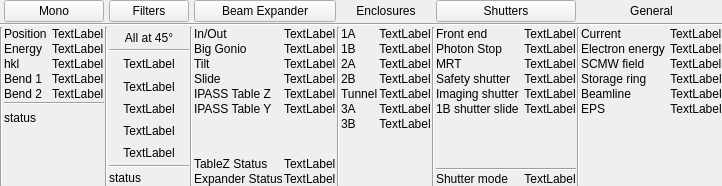
     <widget class="QWidget" name="overview" native="true">
      <property name="maximumSize">
       <size>
        <width>16777215</width>
        <height>204</height>
       </size>
      </property>
      <layout class="QGridLayout" name="_2">
       <property name="leftMargin">
        <number>0</number>
       </property>
       <property name="topMargin">
        <number>0</number>
       </property>
       <property name="rightMargin">
        <number>0</number>
       </property>
       <property name="bottomMargin">
        <number>0</number>
       </property>
       <property name="spacing">
        <number>1</number>
       </property>
       <item row="2" column="7">
        <layout class="QGridLayout" name="gridLayout_3">
         <property name="spacing">
          <number>1</number>
         </property>
         <item row="4" column="0">
          <widget class="QLabel" name="label_T">
           <property name="text">
            <string>Tunnel</string>
           </property>
          </widget>
         </item>
         <item row="3" column="0">
          <widget class="QLabel" name="label_2B">
           <property name="text">
            <string>2B</string>
           </property>
          </widget>
         </item>
         <item row="7" column="0">
          <spacer name="verticalSpacer_3">
           <property name="orientation">
            <enum>Qt::Vertical</enum>
           </property>
           <property name="sizeHint" stdset="0">
            <size>
             <width>20</width>
             <height>0</height>
            </size>
           </property>
          </spacer>
         </item>
         <item row="5" column="1">
          <widget class="QLabel" name="st3A">
           <property name="text">
            <string>TextLabel</string>
           </property>
           <property name="alignment">
            <set>Qt::AlignCenter</set>
           </property>
          </widget>
         </item>
         <item row="5" column="0">
          <widget class="QLabel" name="label_3A">
           <property name="text">
            <string>3A</string>
           </property>
          </widget>
         </item>
         <item row="0" column="1">
          <widget class="QLabel" name="st1A">
           <property name="text">
            <string>TextLabel</string>
           </property>
           <property name="alignment">
            <set>Qt::AlignCenter</set>
           </property>
          </widget>
         </item>
         <item row="6" column="1">
          <widget class="QLabel" name="st3B">
           <property name="text">
            <string>TextLabel</string>
           </property>
           <property name="alignment">
            <set>Qt::AlignCenter</set>
           </property>
          </widget>
         </item>
         <item row="1" column="1">
          <widget class="QLabel" name="st1B">
           <property name="text">
            <string>TextLabel</string>
           </property>
           <property name="alignment">
            <set>Qt::AlignCenter</set>
           </property>
          </widget>
         </item>
         <item row="0" column="0">
          <widget class="QLabel" name="label_1A">
           <property name="text">
            <string>1A</string>
           </property>
          </widget>
         </item>
         <item row="1" column="0">
          <widget class="QLabel" name="label_1B">
           <property name="text">
            <string>1B</string>
           </property>
          </widget>
         </item>
         <item row="6" column="0">
          <widget class="QLabel" name="label_3B">
           <property name="text">
            <string>3B</string>
           </property>
          </widget>
         </item>
         <item row="2" column="0">
          <widget class="QLabel" name="label_2A">
           <property name="text">
            <string>2A</string>
           </property>
          </widget>
         </item>
         <item row="3" column="1">
          <widget class="QLabel" name="st2B">
           <property name="text">
            <string>TextLabel</string>
           </property>
           <property name="alignment">
            <set>Qt::AlignCenter</set>
           </property>
          </widget>
         </item>
         <item row="4" column="1">
          <widget class="QLabel" name="stT">
           <property name="text">
            <string>TextLabel</string>
           </property>
           <property name="alignment">
            <set>Qt::AlignCenter</set>
           </property>
          </widget>
         </item>
         <item row="2" column="1">
          <widget class="QLabel" name="st2A">
           <property name="text">
            <string>TextLabel</string>
           </property>
           <property name="alignment">
            <set>Qt::AlignCenter</set>
           </property>
          </widget>
         </item>
        </layout>
       </item>
       <item row="2" column="2">
        <widget class="Line" name="line_2">
         <property name="orientation">
          <enum>Qt::Vertical</enum>
         </property>
        </widget>
       </item>
       <item row="2" column="1">
        <layout class="QGridLayout" name="gridLayout_8">
         <property name="horizontalSpacing">
          <number>5</number>
         </property>
         <property name="verticalSpacing">
          <number>1</number>
         </property>
         <item row="1" column="1">
          <widget class="QLabel" name="energy">
           <property name="text">
            <string>TextLabel</string>
           </property>
          </widget>
         </item>
         <item row="6" column="0">
          <spacer name="verticalSpacer_5">
           <property name="orientation">
            <enum>Qt::Vertical</enum>
           </property>
           <property name="sizeHint" stdset="0">
            <size>
             <width>20</width>
             <height>0</height>
            </size>
           </property>
          </spacer>
         </item>
         <item row="5" column="0" colspan="2">
          <widget class="QWidget" name="monoStW" native="true">
           <layout class="QVBoxLayout" name="verticalLayout_4">
            <property name="leftMargin">
             <number>0</number>
            </property>
            <property name="topMargin">
             <number>0</number>
            </property>
            <property name="rightMargin">
             <number>0</number>
            </property>
            <property name="bottomMargin">
             <number>0</number>
            </property>
            <item>
             <widget class="Line" name="line_11">
              <property name="orientation">
               <enum>Qt::Horizontal</enum>
              </property>
             </widget>
            </item>
            <item>
             <widget class="QLabel" name="monoSt">
              <property name="text">
               <string>status</string>
              </property>
             </widget>
            </item>
           </layout>
          </widget>
         </item>
         <item row="4" column="0">
          <widget class="QLabel" name="label_31">
           <property name="text">
            <string>Bend 2</string>
           </property>
          </widget>
         </item>
         <item row="3" column="1">
          <widget class="QLabel" name="bend1">
           <property name="text">
            <string>TextLabel</string>
           </property>
          </widget>
         </item>
         <item row="2" column="0">
          <widget class="QLabel" name="label_29">
           <property name="sizePolicy">
            <sizepolicy hsizetype="Preferred" vsizetype="Fixed">
             <horstretch>0</horstretch>
             <verstretch>0</verstretch>
            </sizepolicy>
           </property>
           <property name="text">
            <string>hkl</string>
           </property>
          </widget>
         </item>
         <item row="4" column="1">
          <widget class="QLabel" name="bend2">
           <property name="text">
            <string>TextLabel</string>
           </property>
          </widget>
         </item>
         <item row="0" column="1">
          <widget class="QLabel" name="monoPos">
           <property name="text">
            <string>TextLabel</string>
           </property>
          </widget>
         </item>
         <item row="2" column="1">
          <widget class="QLabel" name="hkl">
           <property name="text">
            <string>TextLabel</string>
           </property>
          </widget>
         </item>
         <item row="0" column="0">
          <widget class="QLabel" name="label_18">
           <property name="text">
            <string>Position</string>
           </property>
          </widget>
         </item>
         <item row="1" column="0">
          <widget class="QLabel" name="label_28">
           <property name="text">
            <string>Energy</string>
           </property>
          </widget>
         </item>
         <item row="3" column="0">
          <widget class="QLabel" name="label_30">
           <property name="text">
            <string>Bend 1</string>
           </property>
          </widget>
         </item>
        </layout>
       </item>
       <item row="0" column="9">
        <widget class="QPushButton" name="chooseShutters">
         <property name="text">
          <string>Shutters</string>
         </property>
         <property name="checkable">
          <bool>true</bool>
         </property>
         <property name="autoExclusive">
          <bool>true</bool>
         </property>
         <attribute name="buttonGroup">
          <string notr="true">chooseComponent</string>
         </attribute>
        </widget>
       </item>
       <item row="0" column="11">
        <widget class="QPushButton" name="pushButton">
         <property name="text">
          <string>General</string>
         </property>
         <property name="flat">
          <bool>true</bool>
         </property>
        </widget>
       </item>
       <item row="2" column="11">
        <layout class="QGridLayout" name="gridLayout">
         <property name="horizontalSpacing">
          <number>5</number>
         </property>
         <property name="verticalSpacing">
          <number>1</number>
         </property>
         <item row="3" column="0">
          <widget class="QLabel" name="label_2">
           <property name="text">
            <string>SCMW field</string>
           </property>
          </widget>
         </item>
         <item row="9" column="0">
          <spacer name="verticalSpacer">
           <property name="orientation">
            <enum>Qt::Vertical</enum>
           </property>
           <property name="sizeHint" stdset="0">
            <size>
             <width>20</width>
             <height>0</height>
            </size>
           </property>
          </spacer>
         </item>
         <item row="3" column="1">
          <widget class="QLabel" name="wigglerfield">
           <property name="text">
            <string>TextLabel</string>
           </property>
          </widget>
         </item>
         <item row="1" column="1">
          <widget class="QLabel" name="rfcurrent">
           <property name="text">
            <string>TextLabel</string>
           </property>
          </widget>
         </item>
         <item row="2" column="0">
          <widget class="QLabel" name="label_20">
           <property name="text">
            <string>Electron energy</string>
           </property>
          </widget>
         </item>
         <item row="2" column="1">
          <widget class="QLabel" name="rfenergy">
           <property name="text">
            <string>TextLabel</string>
           </property>
          </widget>
         </item>
         <item row="6" column="0">
          <widget class="QLabel" name="label_22">
           <property name="text">
            <string>EPS</string>
           </property>
          </widget>
         </item>
         <item row="4" column="1">
          <widget class="QLabel" name="rfSt">
           <property name="text">
            <string>TextLabel</string>
           </property>
           <property name="alignment">
            <set>Qt::AlignCenter</set>
           </property>
          </widget>
         </item>
         <item row="1" column="0">
          <widget class="QLabel" name="label">
           <property name="text">
            <string>Current</string>
           </property>
          </widget>
         </item>
         <item row="5" column="0">
          <widget class="QLabel" name="label_21">
           <property name="text">
            <string>Beamline</string>
           </property>
          </widget>
         </item>
         <item row="6" column="1">
          <widget class="QLabel" name="epsSt">
           <property name="text">
            <string>TextLabel</string>
           </property>
           <property name="alignment">
            <set>Qt::AlignCenter</set>
           </property>
          </widget>
         </item>
         <item row="5" column="1">
          <widget class="QLabel" name="blSt">
           <property name="text">
            <string>TextLabel</string>
           </property>
           <property name="alignment">
            <set>Qt::AlignCenter</set>
           </property>
          </widget>
         </item>
         <item row="4" column="0">
          <widget class="QLabel" name="label_10">
           <property name="text">
            <string>Storage ring</string>
           </property>
          </widget>
         </item>
        </layout>
       </item>
       <item row="2" column="10">
        <widget class="Line" name="line_6">
         <property name="orientation">
          <enum>Qt::Vertical</enum>
         </property>
        </widget>
       </item>
       <item row="0" column="7">
        <widget class="QPushButton" name="pushButton_3">
         <property name="text">
          <string>Enclosures</string>
         </property>
         <property name="flat">
          <bool>true</bool>
         </property>
        </widget>
       </item>
       <item row="0" column="3">
        <widget class="QPushButton" name="chooseFilters">
         <property name="text">
          <string>Filters</string>
         </property>
         <property name="checkable">
          <bool>true</bool>
         </property>
         <property name="autoExclusive">
          <bool>true</bool>
         </property>
         <attribute name="buttonGroup">
          <string notr="true">chooseComponent</string>
         </attribute>
        </widget>
       </item>
       <item row="2" column="8">
        <widget class="Line" name="line_5">
         <property name="orientation">
          <enum>Qt::Vertical</enum>
         </property>
        </widget>
       </item>
       <item row="2" column="4">
        <widget class="Line" name="line_3">
         <property name="orientation">
          <enum>Qt::Vertical</enum>
         </property>
        </widget>
       </item>
       <item row="2" column="9">
        <layout class="QGridLayout" name="gridLayout_2">
         <property name="horizontalSpacing">
          <number>5</number>
         </property>
         <property name="verticalSpacing">
          <number>1</number>
         </property>
         <item row="8" column="1">
          <widget class="QLabel" name="blMode">
           <property name="text">
            <string>TextLabel</string>
           </property>
           <property name="alignment">
            <set>Qt::AlignCenter</set>
           </property>
          </widget>
         </item>
         <item row="2" column="0">
          <widget class="QLabel" name="label_5">
           <property name="text">
            <string>MRT</string>
           </property>
          </widget>
         </item>
         <item row="4" column="1">
          <widget class="QLabel" name="shISSt">
           <property name="text">
            <string>TextLabel</string>
           </property>
           <property name="alignment">
            <set>Qt::AlignCenter</set>
           </property>
          </widget>
         </item>
         <item row="8" column="0">
          <widget class="QLabel" name="label_23">
           <property name="text">
            <string>Shutter mode</string>
           </property>
          </widget>
         </item>
         <item row="1" column="0">
          <widget class="QLabel" name="label_4">
           <property name="text">
            <string>Photon Stop</string>
           </property>
          </widget>
         </item>
         <item row="1" column="1">
          <widget class="QLabel" name="shpsSt">
           <property name="text">
            <string>TextLabel</string>
           </property>
           <property name="alignment">
            <set>Qt::AlignCenter</set>
           </property>
          </widget>
         </item>
         <item row="7" column="0" colspan="2">
          <widget class="Line" name="line_13">
           <property name="orientation">
            <enum>Qt::Horizontal</enum>
           </property>
          </widget>
         </item>
         <item row="2" column="1">
          <widget class="QLabel" name="shmrtSt">
           <property name="text">
            <string>TextLabel</string>
           </property>
           <property name="alignment">
            <set>Qt::AlignCenter</set>
           </property>
          </widget>
         </item>
         <item row="3" column="0">
          <widget class="QLabel" name="label_6">
           <property name="text">
            <string>Safety shutter</string>
           </property>
          </widget>
         </item>
         <item row="6" column="0">
          <spacer name="verticalSpacer_2">
           <property name="orientation">
            <enum>Qt::Vertical</enum>
           </property>
           <property name="sizeHint" stdset="0">
            <size>
             <width>20</width>
             <height>0</height>
            </size>
           </property>
          </spacer>
         </item>
         <item row="0" column="1">
          <widget class="QLabel" name="shfeSt">
           <property name="text">
            <string>TextLabel</string>
           </property>
           <property name="alignment">
            <set>Qt::AlignCenter</set>
           </property>
          </widget>
         </item>
         <item row="0" column="0">
          <widget class="QLabel" name="label_3">
           <property name="text">
            <string>Front end</string>
           </property>
          </widget>
         </item>
         <item row="4" column="0">
          <widget class="QLabel" name="label_7">
           <property name="text">
            <string>Imaging shutter</string>
           </property>
          </widget>
         </item>
         <item row="3" column="1">
          <widget class="QLabel" name="shssSt">
           <property name="text">
            <string>TextLabel</string>
           </property>
           <property name="alignment">
            <set>Qt::AlignCenter</set>
           </property>
          </widget>
         </item>
         <item row="5" column="0">
          <widget class="QLabel" name="label_24">
           <property name="text">
            <string>1B shutter slide</string>
           </property>
          </widget>
         </item>
         <item row="5" column="1">
          <widget class="QLabel" name="ShutterSlidePos">
           <property name="text">
            <string>TextLabel</string>
           </property>
           <property name="alignment">
            <set>Qt::AlignCenter</set>
           </property>
          </widget>
         </item>
        </layout>
       </item>
       <item row="2" column="6">
        <widget class="Line" name="line_4">
         <property name="orientation">
          <enum>Qt::Vertical</enum>
         </property>
        </widget>
       </item>
       <item row="0" column="1">
        <widget class="QPushButton" name="chooseMono">
         <property name="text">
          <string>Mono</string>
         </property>
         <property name="checkable">
          <bool>true</bool>
         </property>
         <property name="autoExclusive">
          <bool>true</bool>
         </property>
         <attribute name="buttonGroup">
          <string notr="true">chooseComponent</string>
         </attribute>
        </widget>
       </item>
       <item row="1" column="0" colspan="12">
        <widget class="Line" name="line_8">
         <property name="orientation">
          <enum>Qt::Horizontal</enum>
         </property>
        </widget>
       </item>
       <item row="2" column="0">
        <widget class="Line" name="line">
         <property name="orientation">
          <enum>Qt::Vertical</enum>
         </property>
        </widget>
       </item>
       <item row="2" column="3">
        <layout class="QVBoxLayout" name="verticalLayout_2">
         <property name="spacing">
          <number>1</number>
         </property>
         <item>
          <widget class="QLabel" name="label_19">
           <property name="text">
            <string>All at 45°</string>
           </property>
           <property name="alignment">
            <set>Qt::AlignCenter</set>
           </property>
          </widget>
         </item>
         <item>
          <widget class="Line" name="line_12">
           <property name="orientation">
            <enum>Qt::Horizontal</enum>
           </property>
          </widget>
         </item>
         <item>
          <widget class="QLabel" name="filter1">
           <property name="text">
            <string>TextLabel</string>
           </property>
           <property name="alignment">
            <set>Qt::AlignCenter</set>
           </property>
          </widget>
         </item>
         <item>
          <widget class="QLabel" name="filter2">
           <property name="text">
            <string>TextLabel</string>
           </property>
           <property name="alignment">
            <set>Qt::AlignCenter</set>
           </property>
          </widget>
         </item>
         <item>
          <widget class="QLabel" name="filter3">
           <property name="text">
            <string>TextLabel</string>
           </property>
           <property name="alignment">
            <set>Qt::AlignCenter</set>
           </property>
          </widget>
         </item>
         <item>
          <widget class="QLabel" name="filter4">
           <property name="text">
            <string>TextLabel</string>
           </property>
           <property name="alignment">
            <set>Qt::AlignCenter</set>
           </property>
          </widget>
         </item>
         <item>
          <widget class="QLabel" name="filter5">
           <property name="text">
            <string>TextLabel</string>
           </property>
           <property name="alignment">
            <set>Qt::AlignCenter</set>
           </property>
          </widget>
         </item>
         <item>
          <widget class="QWidget" name="filtersStW" native="true">
           <layout class="QVBoxLayout" name="verticalLayout_3">
            <property name="spacing">
             <number>1</number>
            </property>
            <property name="leftMargin">
             <number>0</number>
            </property>
            <property name="topMargin">
             <number>0</number>
            </property>
            <property name="rightMargin">
             <number>0</number>
            </property>
            <property name="bottomMargin">
             <number>0</number>
            </property>
            <item>
             <widget class="Line" name="line_10">
              <property name="orientation">
               <enum>Qt::Horizontal</enum>
              </property>
             </widget>
            </item>
            <item>
             <widget class="QLabel" name="filtersSt">
              <property name="text">
               <string>status</string>
              </property>
             </widget>
            </item>
           </layout>
          </widget>
         </item>
        </layout>
       </item>
       <item row="2" column="5">
        <layout class="QGridLayout" name="gridLayout_4">
         <item row="0" column="0">
          <widget class="QLabel" name="label_36">
           <property name="text">
            <string>In/Out</string>
           </property>
          </widget>
         </item>
         <item row="2" column="2">
          <widget class="QLabel" name="ExpTilt">
           <property name="text">
            <string>TextLabel</string>
           </property>
          </widget>
         </item>
         <item row="3" column="2">
          <widget class="QLabel" name="ExpSlide">
           <property name="text">
            <string>TextLabel</string>
           </property>
          </widget>
         </item>
         <item row="7" column="0">
          <widget class="QLabel" name="label_38">
           <property name="text">
            <string>TableZ Status</string>
           </property>
          </widget>
         </item>
         <item row="4" column="2">
          <widget class="QLabel" name="BCTZ">
           <property name="text">
            <string>TextLabel</string>
           </property>
          </widget>
         </item>
         <item row="0" column="2">
          <widget class="QLabel" name="ExpInOut">
           <property name="text">
            <string>TextLabel</string>
           </property>
          </widget>
         </item>
         <item row="3" column="0">
          <widget class="QLabel" name="label_34">
           <property name="text">
            <string>Slide</string>
           </property>
          </widget>
         </item>
         <item row="7" column="2">
          <widget class="QLabel" name="TblInOrOut">
           <property name="text">
            <string>TextLabel</string>
           </property>
          </widget>
         </item>
         <item row="1" column="2">
          <widget class="QLabel" name="ExpGonio">
           <property name="text">
            <string>TextLabel</string>
           </property>
          </widget>
         </item>
         <item row="8" column="0">
          <widget class="QLabel" name="label_39">
           <property name="text">
            <string>Expander Status</string>
           </property>
          </widget>
         </item>
         <item row="5" column="0">
          <widget class="QLabel" name="label_37">
           <property name="text">
            <string>IPASS Table Y</string>
           </property>
          </widget>
         </item>
         <item row="2" column="0">
          <widget class="QLabel" name="label_25">
           <property name="text">
            <string>Tilt</string>
           </property>
          </widget>
         </item>
         <item row="4" column="0">
          <widget class="QLabel" name="label_27">
           <property name="text">
            <string>IPASS Table Z</string>
           </property>
          </widget>
         </item>
         <item row="6" column="0">
          <spacer name="verticalSpacer_4">
           <property name="orientation">
            <enum>Qt::Vertical</enum>
           </property>
           <property name="sizeHint" stdset="0">
            <size>
             <width>20</width>
             <height>40</height>
            </size>
           </property>
          </spacer>
         </item>
         <item row="5" column="2">
          <widget class="QLabel" name="BCTY">
           <property name="text">
            <string>TextLabel</string>
           </property>
          </widget>
         </item>
         <item row="1" column="0">
          <widget class="QLabel" name="label_35">
           <property name="text">
            <string>Big Gonio</string>
           </property>
          </widget>
         </item>
         <item row="8" column="2">
          <widget class="QLabel" name="ExpInOrOut">
           <property name="text">
            <string>TextLabel</string>
           </property>
          </widget>
         </item>
        </layout>
       </item>
       <item row="0" column="5">
        <widget class="QPushButton" name="chooseExpander">
         <property name="text">
          <string>Beam Expander</string>
         </property>
         <property name="checkable">
          <bool>true</bool>
         </property>
         <property name="autoExclusive">
          <bool>true</bool>
         </property>
         <attribute name="buttonGroup">
          <string notr="true">chooseComponent</string>
         </attribute>
        </widget>
       </item>
      </layout>
     </widget>
